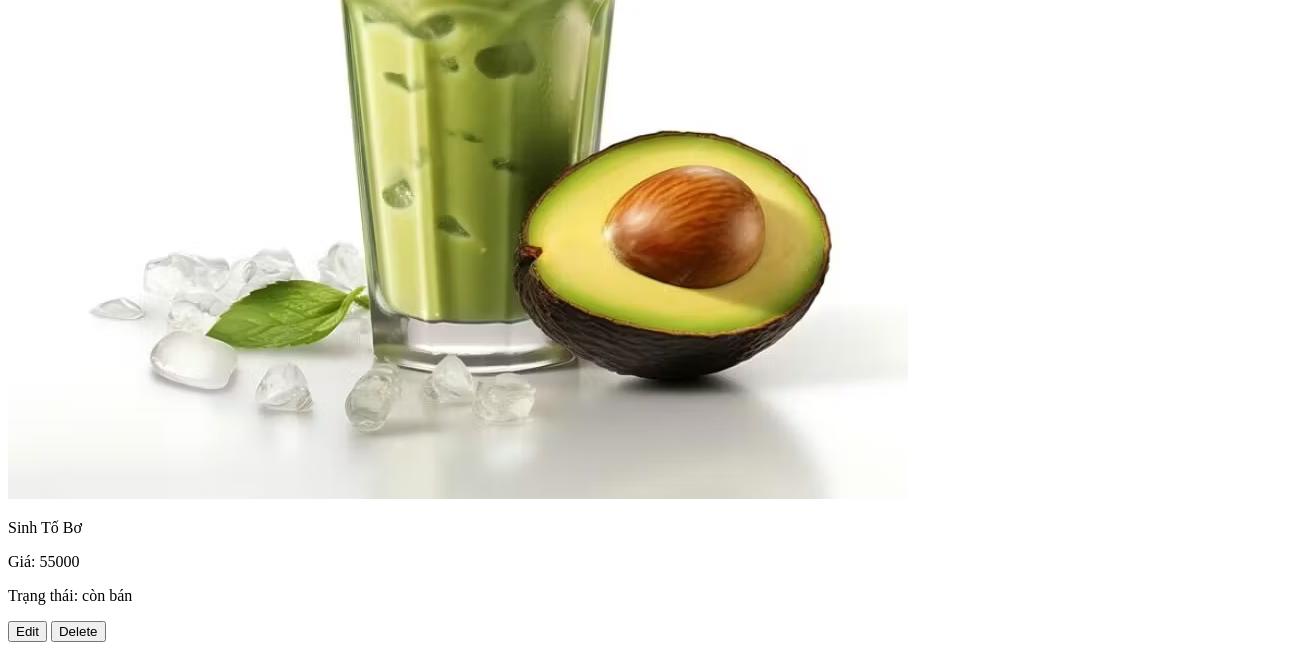
The page /admin/food-display.php (lower part) on the database as committed earlier.
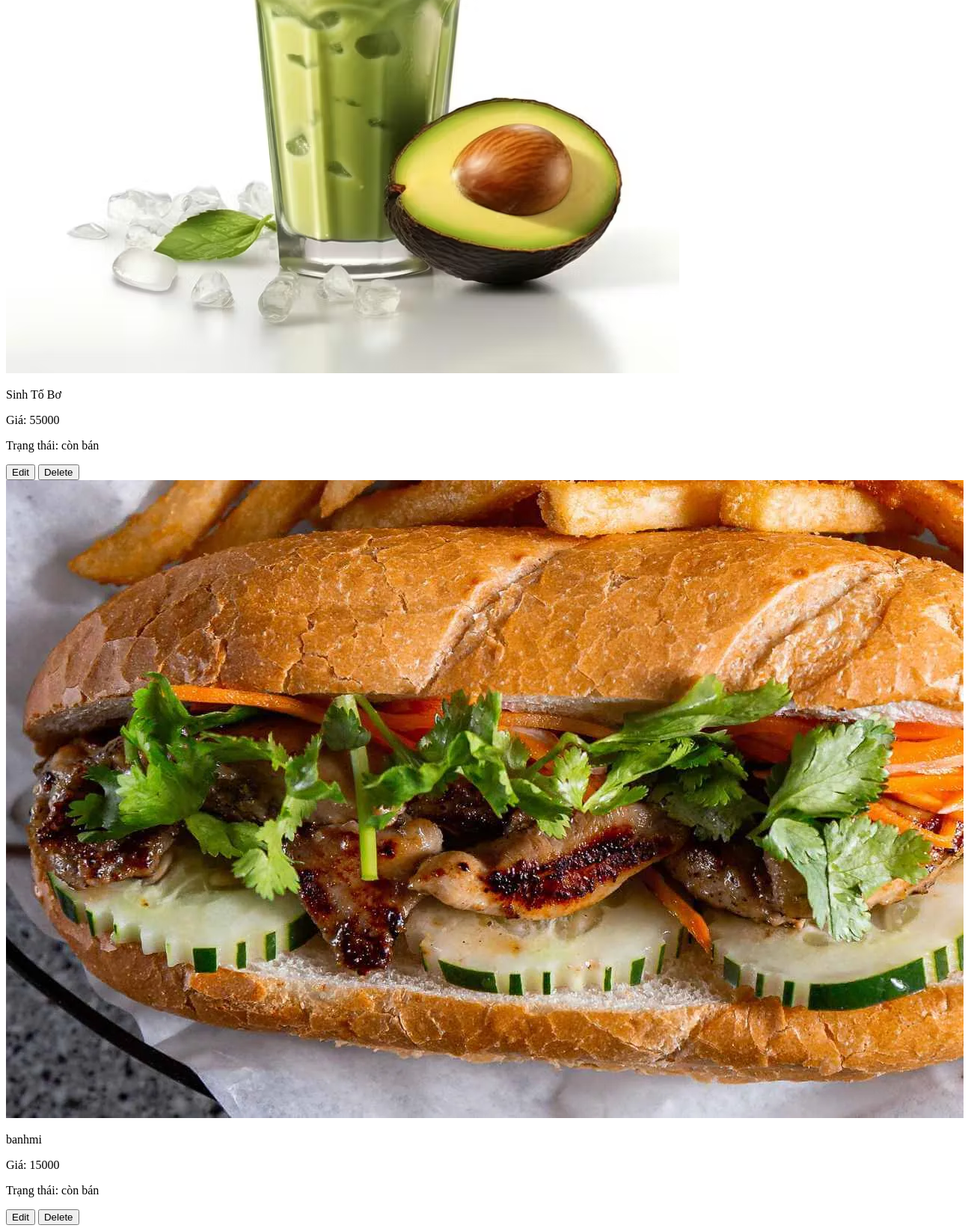
The same page on the database as committed later.
### tables this page shows
CREATE TABLE `products` (
  `id` int(11) NOT NULL,
  `name` varchar(255) NOT NULL,
  `price` int(11) NOT NULL,
  `category_id` int(11) NOT NULL,
  `image_url` varchar(255) NOT NULL,
  `is_active` tinyint(1) NOT NULL DEFAULT 1
);

### admin/food-display.php (the view, shortened to what this page needs)
<!DOCTYPE html>
<html lang="en">
<head>
</head>
<body>
    <div class="ds-coffe">
              <?php
                function get_all_item(){
                  $conn= connect_db();
                  $sql= "SELECT *FROM products";
                  $query=mysqli_query($conn,$sql);
                  $items = [];
                  while ($row = mysqli_fetch_assoc($query)) {
                     $items[] = $row;
                      }
                      return $items;
                }
                $items = get_all_item();
                ?>
              <?php foreach ($items as $item): ?>
                <?php if($item['category_id'] == 1){  ?>
              <div class="item-coffe">
                <img src="<?php echo $item['image_url']; ?>" alt="" class="thumb" />
                <p><?php echo $item['name'];?></p>
                <p>Giá: <?php echo $item['price']; ?></p>
                <p>Trạng thái: <?php if($item['is_active']){
                  echo 'còn bán';}
                  else{
                  echo 'không còn bán';
                  } ?></p>
                  <div class="edit">
                  <input onclick="window.location = 'edit-food-coffee.php?id=<?php echo $item['id']; ?>'" type="button" value="Edit">
                  <input onclick="window.location = 'delete-food-coffee.php?id=<?php echo $item['id']; ?>'" type="button" value="Delete">
                  </div>
              </div>
              <?php } ?>
              <?php endforeach; ?>
</body>
</html>

Rows that differ between the two databases and show on the page:
added products: image_url (picture), name "banhmi", price "15000", is_active "còn bán"
